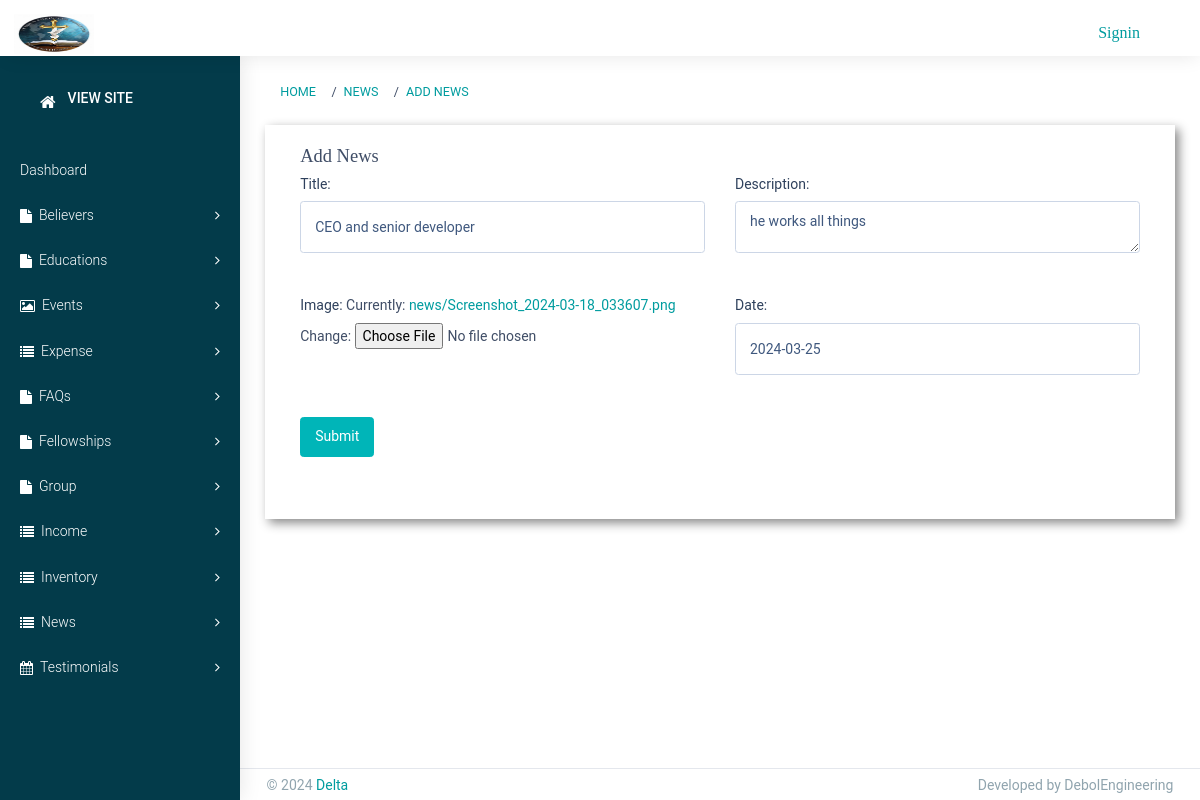
Screenshot of /staff/News/1/ with the database file from the repository.
### staff/models.py (models this page shows)
class News(models.Model):
    title = models.CharField(max_length=100)
    description = models.TextField()
    image = models.ImageField(upload_to='news')
    date = models.DateField()

### staff/views.py (the view)
# urls.py: path('News/<int:pk>/', NewsUpdate.as_view(), name='news_update'),
class NewsUpdate(UpdateView):
    model = News
    form_class = NewsForm
    template_name = 'staff/News/add_news.html'
    success_url = reverse_lazy('staff:news_list')

### staff/forms.py
class NewsForm(forms.ModelForm):
    class Meta:
        model = News
        fields = ['title', 'description', 'image', 'date']
        widgets = {
            'title': forms.TextInput(attrs={"class": "form-control", 'placeholder': 'Enter title'}),
            'description': forms.Textarea(attrs={"class": "form-control", 'placeholder': 'Enter description'}),
            'date': forms.DateInput(attrs={"class": "form-control", 'placeholder': 'YYYY-MM-DD'}),
        }

### Templates/staff/News/add_news.html (shortened to what this page needs)
{% extends 'staff/base.html' %}
{% load static %}
{% block breadcrumb %}
<li class="breadcrumb-item"><a href="{% url 'staff:news_list' %}">News</a></li>
<li class="breadcrumb-item"><a href="#">Add News</a></li>
{% endblock %}
{% block content %}
<div class="site-main">
    <section class="ttm-row clearfix">
        <div class="container">
            <div class="row pt-60 res-991-pt-0">
                <div class="col-lg-12">
                    <div class="pr-40 res-991-pr-0 res-991-pb-30">
                        <h4 class="h4-md">Add News</h4>
                        <form action="{% url 'staff:news_add' %}" method="POST" enctype="multipart/form-data"
                            class="row">
                            <div class="col-lg-6">
                                <div class="mb-3">
                                    {{ form.title.label_tag }}
                                    {{ form.title }}
                                </div>
                            </div>
                            <div class="col-lg-6">
                                <div class="mb-3">
                                    {{ form.description.label_tag }}
                                    {{ form.description }}
                                </div>
                            </div>
                            <div class="col-lg-6">
                                <div class="mb-3">
                                    {{ form.image.label_tag }}
                                    {{ form.image }}
                                </div>
                            </div>
                            <div class="col-lg-6">
                                <div class="mb-3">
                                    {{ form.date.label_tag }}
                                    {{ form.date }}
                                </div>
                            </div>
                            <div class="col-md-12 mb-3">
                                <button type="submit" class="btn btn-primary">Submit</button>
                            </div>
                        </form>
                    </div>
                </div>
            </div>
        </div>
    </section>
</div>
{% endblock %}

### rows the page displays
News: title "CEO and senior developer", description "he works all things", date "2024-03-25"
